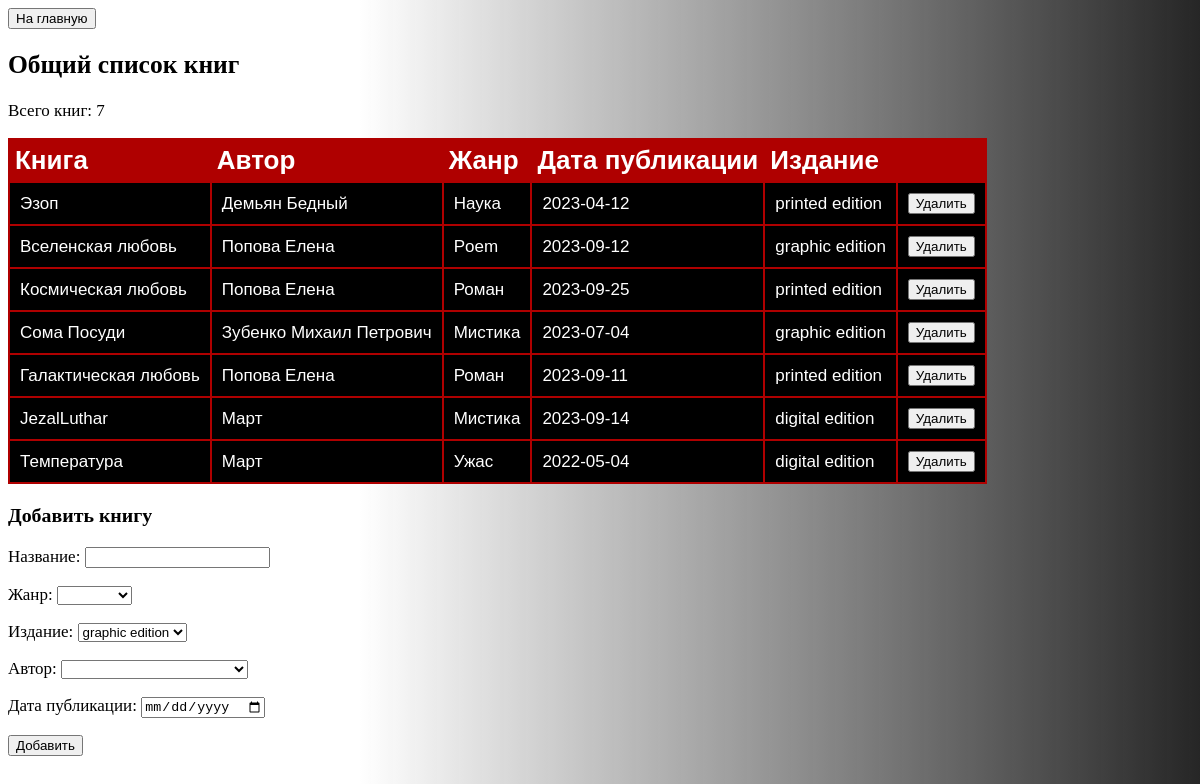
Screenshot of /3.php with the database file from the repository.
### tables this page shows
CREATE TABLE `books` (
  `ID` int(11) NOT NULL,
  `Name` varchar(100) NOT NULL,
  `Genre` varchar(50) NOT NULL,
  `Type` enum('digital edition','graphic edition','printed edition') NOT NULL,
  `Author` varchar(100) NOT NULL,
  `Date_publish` date DEFAULT NULL
);

### 3.php (the view, shortened to what this page needs)
<!DOCTYPE html>
<html>
<head>
</head>
<body>
<link rel="stylesheet" href="site.css">
<form action=http://localhost/books>
<button>На главную</button>
</form>
<h2>Общий список книг</h2>
<?php
$conn = new mysqli("localhost", "root", "acea", "books");
$sql = "SELECT `id`, `Name`, `Author`,`Genre`,`Date_publish`, `Type` FROM `books`;";
if($result = $conn->query($sql)){
    $rowsCount = $result->num_rows;
    echo "<p>Всего книг: $rowsCount</p>";
    echo "<table><tr><th>Книга</th><th>Автор</th><th>Жанр</th><th>Дата публикации</th><th>Издание</th></tr>";
    foreach($result as $row){
        echo "<tr>";
            echo "<td>" . $row["Name"] . "</td>";
            echo "<td>" . $row["Author"] . "</td>";
            echo "<td>" . $row["Genre"] . "</td>";
            echo "<td>" . $row["Date_publish"] . "</td>";
            echo "<td>" . $row["Type"] . "</td>";
            echo "<td><form action='deletebooks.php' method='post'>
                        <input type='hidden' name='id' value='" . $row["id"] . "' />
                        <input type='submit' value='Удалить'>
                   </form></td>";
        echo "</tr>";
    }
    echo "</table>";
} else{
    echo "Ошибка: " . $conn->error;
}
?>
<h3>Добавить книгу</h3>
<form action="books.php" method="post">
    <p>Название: <input type="text" name="name" /> </p>
    <p>Жанр: <select name="genre">
    <option value="">
    <?php
    $conn = new mysqli("localhost", "root", "acea", "books");
    $sql = "SELECT `Name` FROM `genre`;";
    $result = $conn->query($sql);
    echo "<td>";
    $rows_select = mysqli_num_rows($result);
    for ($is = 0 ; $is < $rows_select ; ++$is)
    {
    $row_select = mysqli_fetch_row($result);
    for ($js = 0 ; $js < 1 ; ++$js)
    {
    echo "<option value = '".$row_select[$js]."' > ".$row_select[$js]." </option>";}}
    echo "</td>";
    ?>
    </option></select>
    <p>Издание: <select name="pub">
    <option selected value="2">graphic edition</option>
   </select>
    <p>Автор: <select name="author">
    <option value="">
    <?php
    $conn = new mysqli("localhost", "root", "acea", "books");
    $sql = "SELECT `FIO` FROM `author`;";
    $result = $conn->query($sql);
    echo "<td>";
    $rows_select = mysqli_num_rows($result);
    for ($is = 0 ; $is < $rows_select ; ++$is)
    {
    $row_select = mysqli_fetch_row($result);
    for ($js = 0 ; $js < 1 ; ++$js)
    {
    echo "<option value = '".$row_select[$js]."' > ".$row_select[$js]." </option>";}}
    echo "</td>";
    ?>
    </option></select>
    <p>Дата публикации: <input type="date" id="date" name="data"/> </p>
    <input type="submit" value="Добавить">
</form>
<br>
</body>
</html>

### site.css (style rules this page uses)
table { font-family: "Lucida Sans Unicode", "Lucida Grande", Sans-Serif; text-align: left; border-collapse: separate; border-spacing: 2px; background: #af0000; color: #ffffff; }
th { color: white; font-size: 26px; padding: 5px; }
td { color: #ffffff; background: #000000; padding: 10px; }
body { font-size: 17px; color: black; background: rgb(255 0 0); background: linear-gradient(90deg, rgb(255 255 255) 30%, rgb(0 0 0 / 85%) 100%); }

### rows the page displays
books: Name "Эзоп", Author "Демьян Бедный", Genre "Наука", Date_publish "2023-04-12", Type "printed edition"
books: Name "Вселенская любовь", Author "Попова Елена", Genre "Poem", Date_publish "2023-09-12", Type "graphic edition"
books: Name "Космическая любовь", Author "Попова Елена", Genre "Роман", Date_publish "2023-09-25", Type "printed edition"
books: Name "Сома Посуди", Author "Зубенко Михаил Петрович", Genre "Мистика", Date_publish "2023-07-04", Type "graphic edition"
books: Name "Галактическая любовь", Author "Попова Елена", Genre "Роман", Date_publish "2023-09-11", Type "printed edition"
books: Name "JezalLuthar", Author "Март", Genre "Мистика", Date_publish "2023-09-14", Type "digital edition"
books: Name "Температура", Author "Март", Genre "Ужас", Date_publish "2022-05-04", Type "digital edition"

### other values shown
$rowsCount "7"
